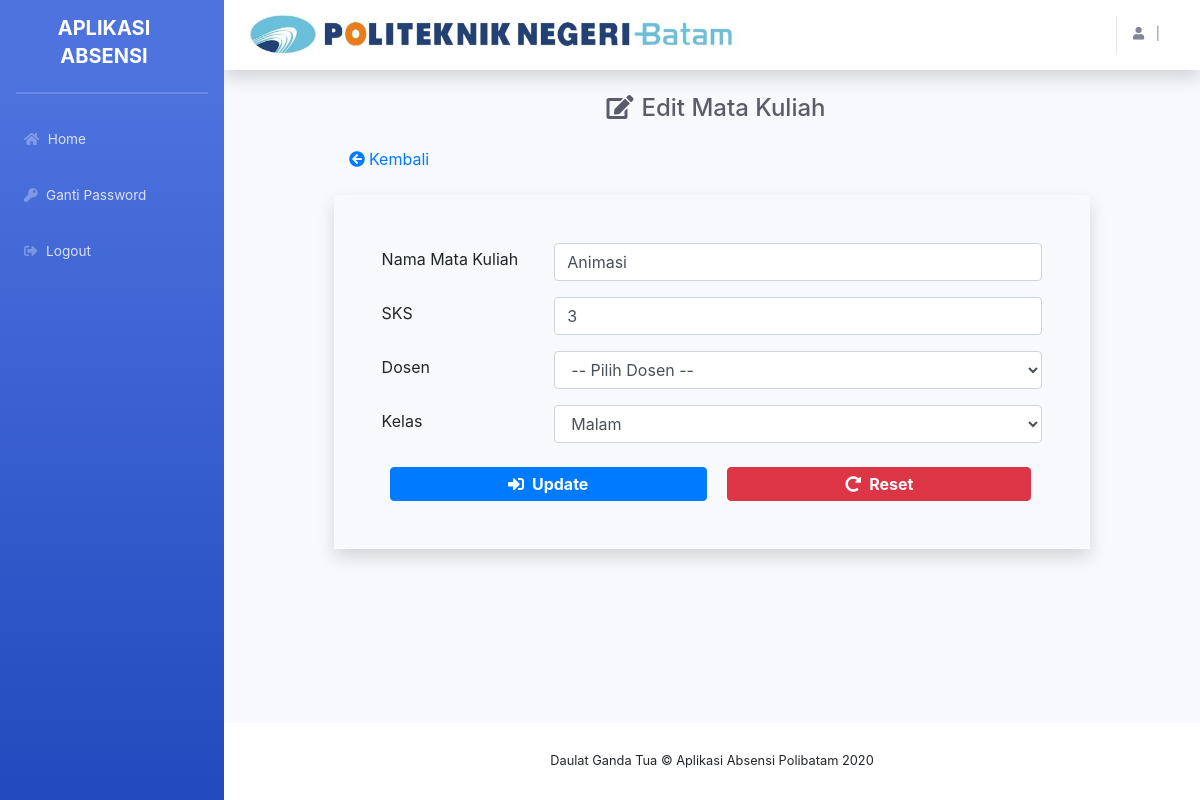
Page /index.php/tata_usaha/edit_matkul/1 on the committed database.
### tables this page shows
CREATE TABLE `tb_matkul` (
  `kd_matkul` int(5) NOT NULL,
  `nama_matkul` varchar(30) NOT NULL,
  `sks` int(3) NOT NULL,
  `dosen` varchar(50) NOT NULL,
  `kd_kelas` int(5) NOT NULL
);

### application/controllers/Tata_usaha.php (called while the page is built, shortened)
<?php
class Tata_usaha extends CI_controller{
	public function __construct(){
		$this->load->model('TataUsahaModel');
		$this->load->library('form_validation');
	}
	public function edit_matkul($kd_matkul){
		$data1['title'] 	= "Edit Mata Kuliah - Aplikasi Absensi Polibatam";
		$data 				= array('dosen'=> $this->TataUsahaModel->getAll_dosen());
		$where 			= array('kd_matkul'=>$kd_matkul);
		$data1['matkul'] = $this->TataUsahaModel->edit_matkul($where, 'tb_matkul')->result();
		$this->load->view('templates/header', $data1);
		$this->load->view('templates/sidebar');
		$this->load->view('tata_usaha/edit_matkul', $data, $data1);
		$this->load->view('templates/footer');
	}
}

### index.php (called while the page is built, shortened)
<?php
require_once BASEPATH.'core/CodeIgniter.php';

### application/models/TataUsahaModel.php (called while the page is built, shortened)
<?php if ( ! defined('BASEPATH')) exit('No direct script access allowed');
class TataUsahaModel extends CI_Model {
    public function edit_matkul($where, $table){
        return $this->db->get_where($table, $where);
    }
    public function getAll_dosen(){
        $this->db->select('*');
        $this->db->from('tb_dosen');
        $query = $this->db->get();
        return $query->result();
    }
}

### application/views/tata_usaha/edit_matkul.php (the view, shortened to what this page needs)
  <div class="container-fluid">
    <h1 class="h4 mb-4 mt-4 text-center text-gray-800 ml-2"><i class="fas fa-edit mr-2"></i>Edit Mata Kuliah</h1>
    <a href="<?php echo base_url('index.php/tata_usaha/matkul') ?>" style="margin-left: 110px;"><i class="fas fa-arrow-circle-left mr-1"></i>Kembali</a>
    <?php foreach($matkul as $m){?>
    <form method="POST" action="<?php echo base_url('index.php/tata_usaha/edit_matkul_aksi') ?>" class="mt-4 shadow p-5 d-block ml-auto mr-auto" style="width: 80%;">
        <div class="form-group">
          <div class="row">
            <div class="col-md-3">
              <label for="nama_matkul" class="mt-1">Nama Mata Kuliah</label>
            </div>
            <div class="col-md-9 nim">
              <input type="text" name="nama_matkul" id="nama_matkul" class="form-control" value="<?php echo $m->nama_matkul ?>">
            </div>
          </div>
        </div>
        <div class="form-group">
          <div class="row">
            <div class="col-md-3">
              <label for="sks" class="mt-1">SKS</label>
            </div>
            <div class="col-md-9 nim">
              <input type="number" name="sks" id="sks" class="form-control" value="<?php echo $m->sks ?>">
            </div>
          </div>
        </div>
        <div class="form-group">
          <div class="row">
            <div class="col-md-3">
              <label for="dosen" class="mt-1">Dosen</label>
            </div>
            <div class="col-md-9">
              <select class="form-control" id="dosen" name="dosen">
                <option value="">-- Pilih Dosen --</option>
              </select>
            </div>
          </div>
        </div>
        <div class="form-group">
          <div class="row">
            <div class="col-md-3">
              <label for="kelas" class="mt-1">Kelas</label>
            </div>
            <div class="col-md-9">
              <select class="form-control" id="kelas" name="kelas">
                <option value="2" <?php if($m->kd_kelas == '2'){ echo 'selected'; } ?> >Malam</option>
              </select>
            </div>
          </div>
        </div>
        <button type="submit" name="update" class="btn btn-primary p-1 mt-2 mb-0 mr-3 ml-2" style="width: 48%;" onclick="javascript: return confirm('Data yang diisi sudah benar? Klik OKE untuk melanjutkan')"><i class="fas fa-sign-in-alt mr-2"></i><strong>Update</strong></button>
        <button type="reset" class="btn btn-danger p-1 mt-2 mb-0" style="width: 46%;" onclick="javascript: return confirm('Klik OKE untuk mereset')"><i class="fas fa-redo-alt mr-2"></i><strong>Reset</strong></button>
      </form>
      <?php } ?>
  </div>
</div>

### rows in the picture
tb_matkul: nama_matkul "Animasi", sks "3", kelas "Malam"
